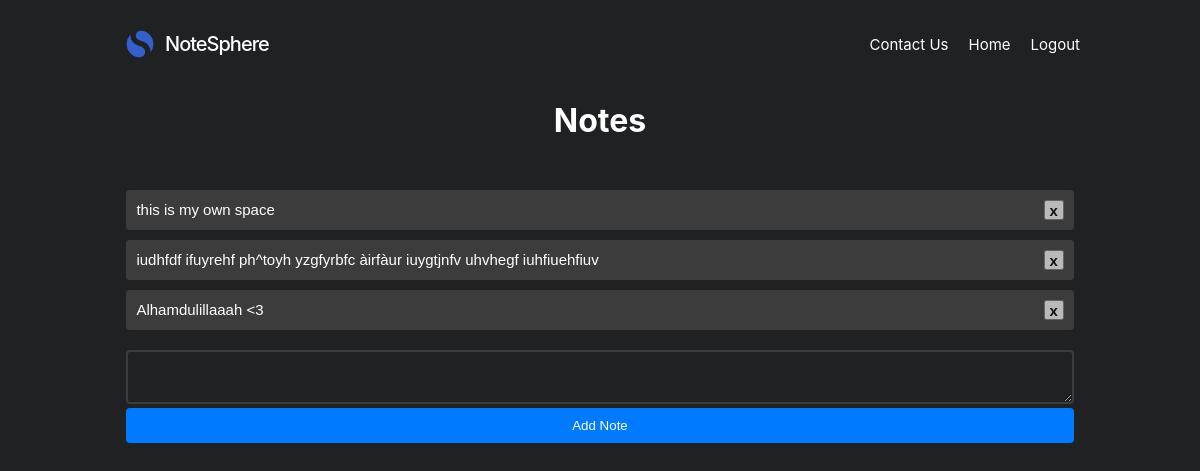
/notes_space (signed in), run on an earlier commit of the app's database.
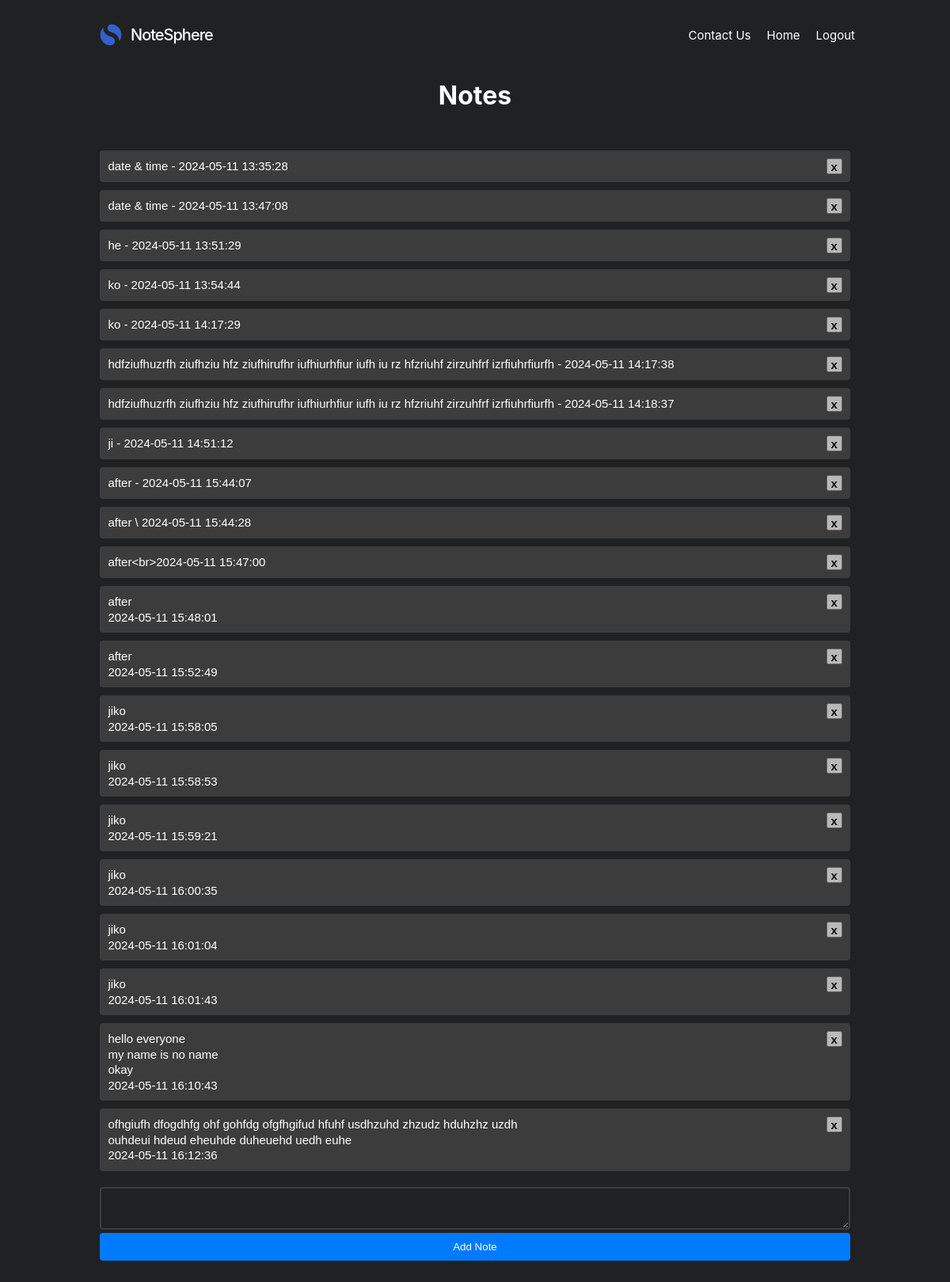
And on a later commit of the database.
### website/models.py (models this page shows)
class Note(db.Model):
  id = db.Column(db.Integer, primary_key=True)
  text = db.Column(db.String(10000))
  date = db.Column(db.DateTime(timezone=True), default=func.now())
  user_id = db.Column(db.Integer, db.ForeignKey('user.id'))

### website/views.py (the view, shortened to what this page needs)
@views.route('/notes_space', methods=['GET', 'POST'])
@login_required  # Requires the user to be logged in
def notes():
  return render_template("notes_space.html", user=current_user)

### website/__init__.py (called while the page is built)
def create_app():
	app = Flask(__name__)
	app.config['SECRET_KEY'] = 'not secret'
	app.config['SQLALCHEMY_DATABASE_URI'] = f'sqlite:///{NOTESPHERE_DB}'
	db.init_app(app)
	from .views import views
	from .auth import auth
	app.register_blueprint(views, url_prefix='/')
	app.register_blueprint(auth, url_prefix='/')
	from .models import User, Note
	create_db(app)
	login_manager = LoginManager()
	login_manager.login_view = 'auth.login'
	login_manager.init_app(app)
	@login_manager.user_loader
	def load_user(id):
		return User.query.get(int(id))
	return app

### website/templates/notes_space.html (shortened to what this page needs)
<!DOCTYPE html>
<html lang="en">
<head>
    <link rel="stylesheet" href="{{ url_for('static', filename='css styles/notes_page.css') }}">
</head>
<body>
  <header class="site-header">
    <div class="site-branding">
      <img class="website_icon" src="../static/images/website_icon.png">
      <p class="site-title">NoteSphere</p>
    </div>
      <nav id="site-navigation" class="main-navigation">
        <div class="menu-primary-container">
          <ul class="main-menu">
            {% if user.is_authenticated %}
            <li class="contact_us">
              <a href="#">Contact Us</a>
            <li class="home">
              <a href="/">Home</a>
            </li>
            <li class="logout">
              <a href="/logout">Logout</a>
            </li>
            {% endif %}
          </ul></div>	</nav>
  </header>
  <h1>Notes</h1>
  <div class="notes-container">
    <ul class="list_notes">
      {% for note in user.notes %}
      <li class="note_item">
        <div class="note-content">
          <p class="note_text">{{ note.text }}</p>
      </div>
        <button class="close_btn" onclick="deleteNote({{ note.id }})">x</button>
      </li>
      {% endfor %}
    </ul>
    <form method="POST">
      <textarea name="note" id="note"></textarea>
      <div>
        <button class="submit">Add Note</button>
      </div>
  </div>
</body>
</html>

What changed in the data, as far as the page shows it:
removed Note: text "this is my own space"
removed Note: text "iudhfdf ifuyrehf ph^toyh yzgfyrbfc àirfàur iuygtjnfv uhvhegf iuhfiuehfiuv"
removed Note: text "Alhamdulillaaah <3"
added Note: text "date & time - 2024-05-11 13:35:28"
added Note: text "date & time - 2024-05-11 13:47:08"
added Note: text "he - 2024-05-11 13:51:29"
added Note: text "ko - 2024-05-11 13:54:44"
added Note: text "ko - 2024-05-11 14:17:29"
added Note: text "hdfziufhuzrfh ziufhziu hfz ziufhirufhr iufhiurhfiur iufh iu rz hfzriuhf zirzuhfrf izrfiuhrfiurfh - 2024-05-11 14:17:38"
added Note: text "hdfziufhuzrfh ziufhziu hfz ziufhirufhr iufhiurhfiur iufh iu rz hfzriuhf zirzuhfrf izrfiuhrfiurfh - 2024-05-11 14:18:37"
added Note: text "ji - 2024-05-11 14:51:12"
added Note: text "after - 2024-05-11 15:44:07"
added Note: text "after \\ 2024-05-11 15:44:28"
added Note: text "after<br>2024-05-11 15:47:00"
added Note: text "after 2024-05-11 15:48:01"
added Note: text "after 2024-05-11 15:52:49"
added Note: text "jiko 2024-05-11 15:58:05"
added Note: text "jiko 2024-05-11 15:58:53"
added Note: text "jiko 2024-05-11 15:59:21"
added Note: text "jiko 2024-05-11 16:00:35"
added Note: text "jiko 2024-05-11 16:01:04"
added Note: text "jiko 2024-05-11 16:01:43"
added Note: text "hello everyone my name is no name okay 2024-05-11 16:10:43"
added Note: text "ofhgiufh dfogdhfg ohf gohfdg ofgfhgifud hfuhf usdhzuhd zhzudz hduhzhz uzdh ouhdeui hdeud eheuhde duheuehd uedh euhe 2024-05-11 16:12:36"
